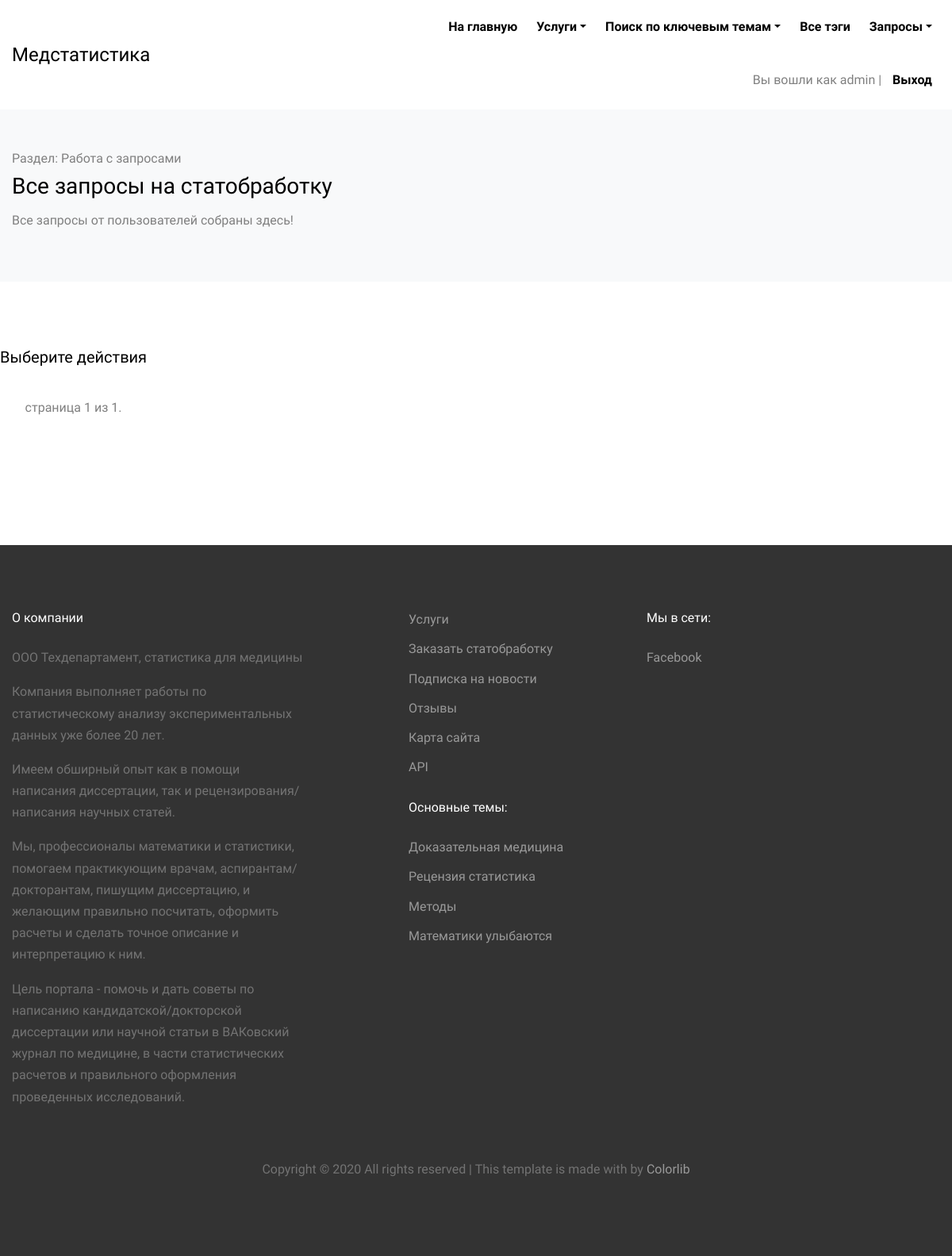
Page /articles/requests_SP/ (signed in) on the earlier database version.
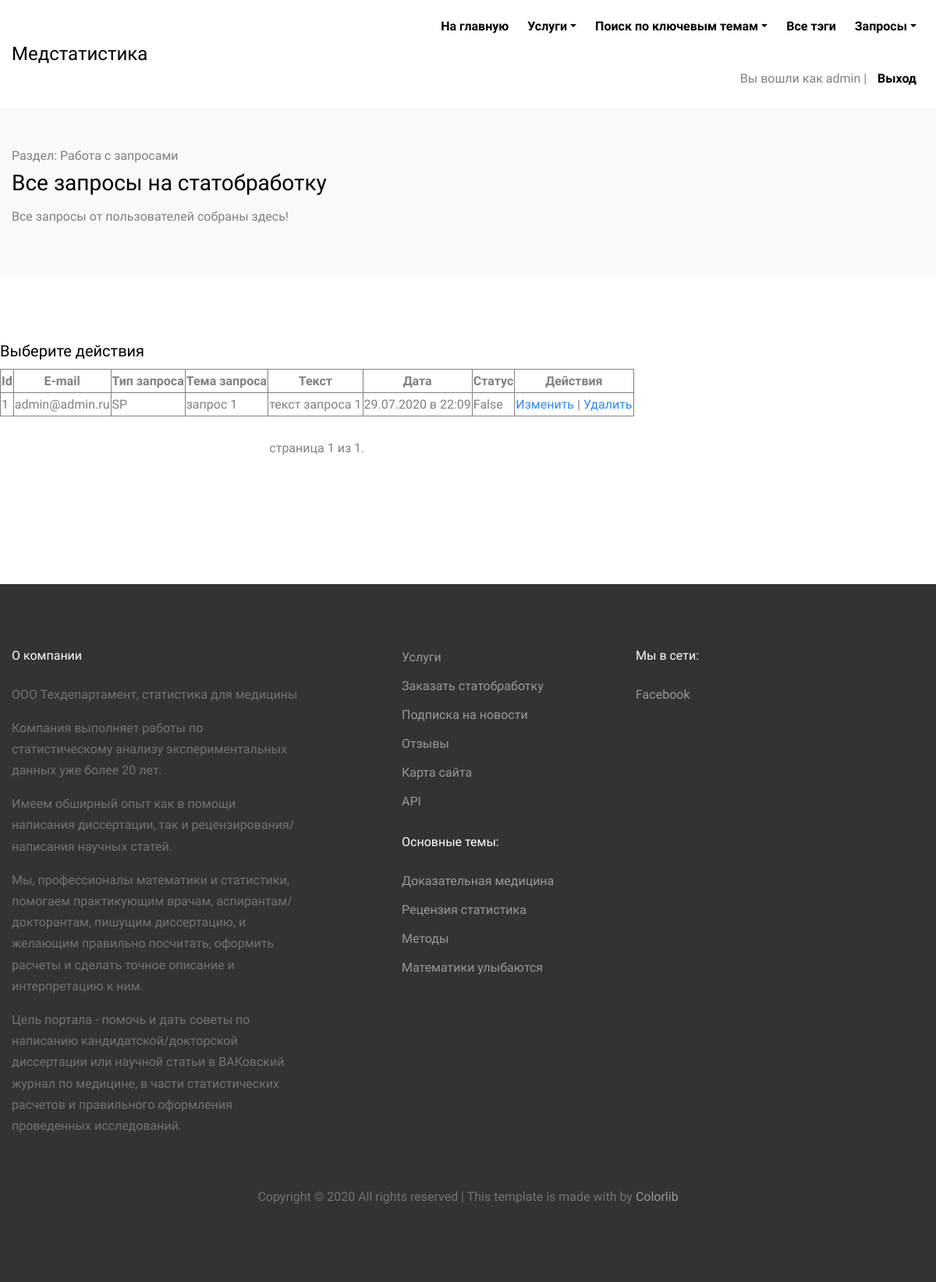
Same page on the later database version.
### articles/models.py (models this page shows, shortened)
class IsActiveMixin(models.Model):
    objects = models.Manager()
    active_objects = AvtiveManager()
    is_active = models.BooleanField('Статус активности', default=True)
    class Meta:
        abstract = True  # Чтобы не было изменеий в таблицах

class SubscriberRequest(IsActiveMixin, models.Model):
    STATPROCESSING = 'SP'
    CONSULTATION = 'CO'
    QUESTION = 'QS'
    REVIEW = 'RV'
    REQUEST_TYPE_CHOICES = [
        (STATPROCESSING, 'Статобработка'),
        (CONSULTATION, 'Консультация'),
        (QUESTION, 'Вопрос'),
        (REVIEW, 'Рецензия'),
    ]
    subscribe_request_name = models.ForeignKey(ArticlesUser, on_delete=models.CASCADE, verbose_name=("Пользователь")) #связываем таблицы
    subscribe_request_type = models.CharField('Тип запроса', max_length=2, choices=REQUEST_TYPE_CHOICES, default=STATPROCESSING, blank=False)
    subscribe_request_subject = models.CharField('Тема обращения', max_length=200, blank=False, default='')
    subscribe_request_text = models.TextField('Текст обращения', max_length=10000, blank=False, default='')
    subscribe_request_date = models.DateTimeField('Дата обращения', default=datetime.now())
    subscribe_request_status = models.BooleanField('Статус выполнения', default=False)
    class Meta:
        ordering = ('-subscribe_request_date',)
        verbose_name = 'запрос на услугу'
        verbose_name_plural = 'запросы на услуги'

### users/models.py (models this page shows, shortened)
class ArticlesUser(AbstractUser):
    email = models.EmailField('E-mail', max_length=100, unique=True)
    is_subscribed = models.BooleanField('Подписка на новости сайта', default=True)

### articles/views.py (the view)
# urls.py: path('requests_SP/', views.ReqListView_SP.as_view(), name='request_list_SP'),
class ReqListView_SP(PermissionMixin, UserPassesTestMixin, ListView):
    model = SubscriberRequest
    template_name = 'articles/request_list_SP.html'
    context_object_name = 'reqs'
    paginate_by = 10
    def get_queryset(self):
        return SubscriberRequest.active_objects.filter(subscribe_request_type='SP')

### articles/models.py (called while the page is built)
    def get_queryset(self):
        all_objects = super().get_queryset()
        return all_objects.filter(is_active=True)

### articles/views.py (called while the page is built)
    def test_func(self):
        return self.request.user.is_superuser

### articles/templates/articles/request_list_SP.html (shortened to what this page needs)
{% extends "articles/base.html" %}
{% load cache %}
{% block content %}
    <div class="py-5 bg-light">
      <div class="container">
        <div class="row">
          <div class="col-md-12">
              <span>Раздел: Работа с запросами</span>
              <h3>Все запросы на статобработку</h3>
              <p>Все запросы от пользователей собраны здесь!</p>
          </div>
        </div>
      </div>
    </div>
    <div class="site-section bg-white">
      <div class="container">
        <div class="row align-items-stretch retro-layout-2">
            <div id="content" class="flex">
                <h5>Выберите действия</h5>
                {% if reqs.count > 0 %}
                <table rules=all frame=box>
                    <thead align="center"><th>Id</th><th>E-mail</th><th>Тип запроса</th><th>Тема запроса</th><th>Текст</th><th>Дата</th><th>Статус</th><th>Действия</th></thead>
                    {% cache 500 top_reqs_sp %}
                    {% for req in reqs %}
                    <tr>
                        <td>{{ req.id }}</td>
                        <td>{{ req.subscribe_request_name.email }}</td>
                        <td>{{ req.subscribe_request_type }}</td>
                        <td>{{ req.subscribe_request_subject }}</td>
                        <td>{{ req.subscribe_request_text }}</td>
                        <td>{{ req.subscribe_request_date|date:"d.m.Y в H:i" }}</td>
                        <td>{{ req.subscribe_request_status }}</td>
                        <td><a href="{% url 'articles:request_update' pk=req.pk %}">Изменить</a> | <a href="{% url 'articles:request_delete' pk=req.pk %}">Удалить</a></td>
                    </tr>
                    {% empty %}
                    <tr>
                        <td></td><td></td><td></td><td></td><td></td><td></td><td></td><td></td>
                    </tr>
                    {% endfor %}
                    {% endcache %}
                </table>
                {% endif %}
                <br>
                <div class="pagination">
                    <span class="step-links">
                        <span class="current">
                            страница {{ page_obj.number }} из {{ page_obj.paginator.num_pages }}.
                        </span>
                    </span>
                </div>
            </div>
        </div>
      </div>
    </div>
{% endblock %}

Differences in the rows shown:
added SubscriberRequest: id "1", subscribe_request_name.email "admin@admin.ru", subscribe_request_type "SP", subscribe_request_subject "запрос 1", subscribe_request_text "текст запроса 1", subscribe_request_date "29.07.2020 в 22:09", subscribe_request_status "False"
Other differences:
text now shown: "Id E-mail Тип запроса Тема запроса Текст Дата Статус Действия"
